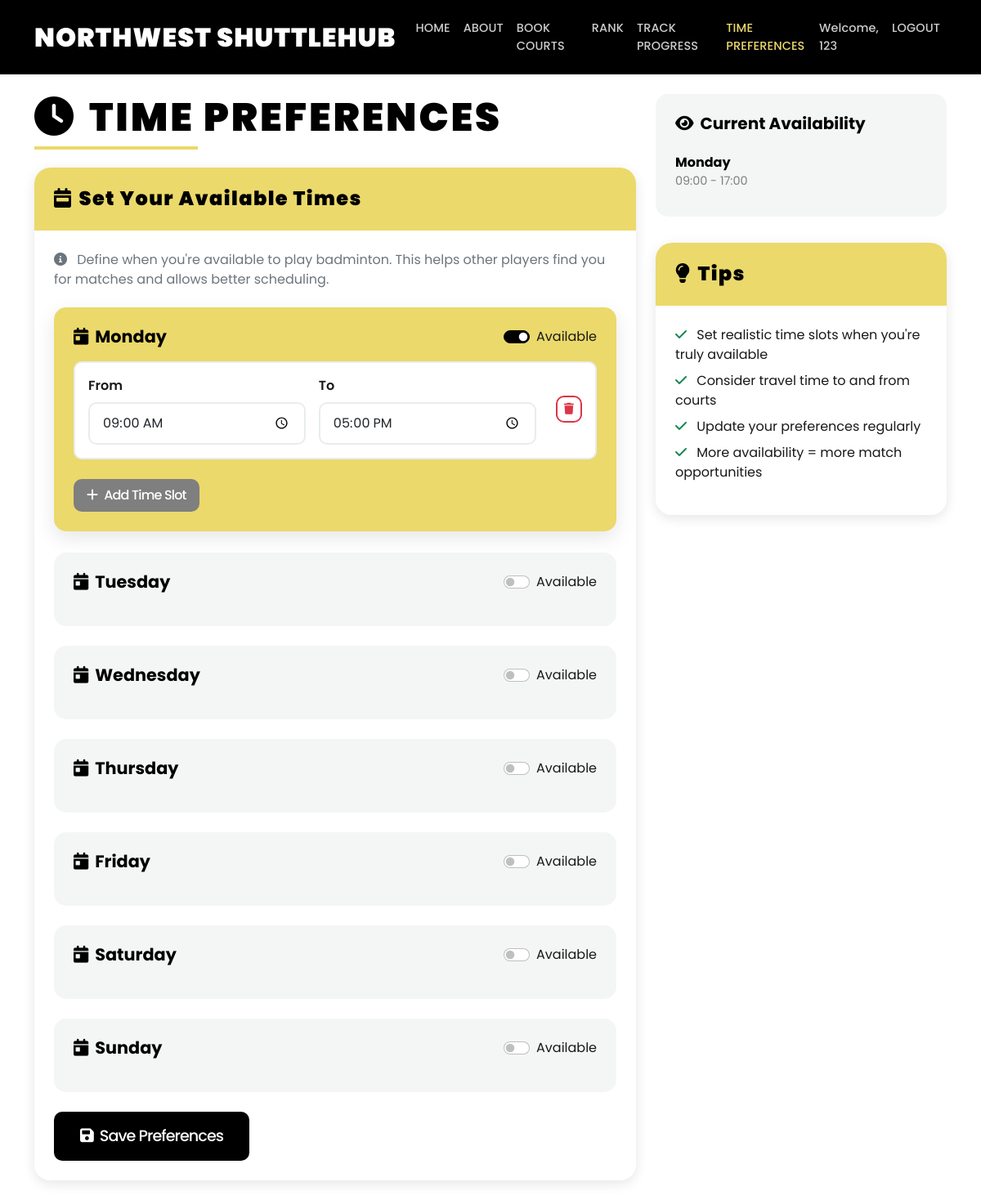
/time-preferences (signed in), run on the app's committed database.
### tables this page shows
CREATE TABLE users (
                id INTEGER PRIMARY KEY AUTOINCREMENT,
                username TEXT UNIQUE NOT NULL,
                email TEXT UNIQUE NOT NULL,
                password_hash TEXT NOT NULL,
                level TEXT NOT NULL,
                created_at TIMESTAMP DEFAULT CURRENT_TIMESTAMP
            );

CREATE TABLE user_preferences (
                id INTEGER PRIMARY KEY AUTOINCREMENT,
                user_id INTEGER NOT NULL,
                day_of_week TEXT NOT NULL,
                start_time TEXT NOT NULL,
                end_time TEXT NOT NULL,
                is_available BOOLEAN DEFAULT 1,
                created_at TIMESTAMP DEFAULT CURRENT_TIMESTAMP,
                FOREIGN KEY (user_id) REFERENCES users (id),
                UNIQUE(user_id, day_of_week, start_time)
            );

### app.py (the view, shortened to what this page needs)
@app.route('/time-preferences', methods=['GET', 'POST'])
def time_preferences():
    if not g.user:
        return redirect(url_for('login'))
    db = get_db()
    preferences = db.execute('''
        SELECT day_of_week, start_time, end_time, is_available
        FROM user_preferences
        WHERE user_id = ?
        ORDER BY
            CASE day_of_week
                WHEN 'Monday' THEN 1
                WHEN 'Tuesday' THEN 2
                WHEN 'Wednesday' THEN 3
                WHEN 'Thursday' THEN 4
                WHEN 'Friday' THEN 5
                WHEN 'Saturday' THEN 6
                WHEN 'Sunday' THEN 7
            END, start_time
    ''', (g.user['id'],)).fetchall()
    prefs_by_day = {}
    for pref in preferences:
        day = pref['day_of_week']
        if day not in prefs_by_day:
            prefs_by_day[day] = []
        prefs_by_day[day].append({
            'start_time': pref['start_time'],
            'end_time': pref['end_time'],
            'is_available': pref['is_available']
        })
    return render_template('time_preferences.html', preferences=prefs_by_day)

### app.py (called while the page is built)
def get_db():
    db = getattr(g, '_database', None)
    if db is None:
        db = g._database = sqlite3.connect(DATABASE)
        db.row_factory = sqlite3.Row  # 让结果支持 dict-like 访问
    return db

@app.teardown_appcontext
def close_connection(exception):
    db = getattr(g, '_database', None)
    if db:
        db.close()

@app.before_request
def load_logged_in_user():
    user_id = session.get('user_id')
    if user_id is None:
        g.user = None
    else:
        g.user = get_db().execute(
            'SELECT * FROM users WHERE id = ?', (user_id,)
        ).fetchone()

### templates/time_preferences.html (shortened to what this page needs)
<!DOCTYPE html>
<html lang="en">
<head>
    <link href="https://cdn.jsdelivr.net/npm/bootstrap@5.1.3/dist/css/bootstrap.min.css" rel="stylesheet">
    <link href="https://cdnjs.cloudflare.com/ajax/libs/font-awesome/6.0.0/css/all.min.css" rel="stylesheet">
</head>
<body>
    <nav class="navbar navbar-expand-lg navbar-dark">
        <div class="container">
            <a class="navbar-brand" href="{{ url_for('home') }}">NORTHWEST SHUTTLEHUB</a>
            <div class="collapse navbar-collapse" id="navbarNav">
                <ul class="navbar-nav me-auto">
                    <li class="nav-item">
                        <a class="nav-link" href="{{ url_for('home') }}">HOME</a>
                    </li>
                    <li class="nav-item">
                        <a class="nav-link" href="{{ url_for('about') }}">ABOUT</a>
                    </li>
                    <li class="nav-item">
                        <a class="nav-link" href="{{ url_for('book_courts') }}">BOOK COURTS</a>
                    </li>
                    <li class="nav-item">
                        <a class="nav-link" href="{{ url_for('rank') }}">RANK</a>
                    </li>
                    <li class="nav-item">
                        <a class="nav-link" href="{{ url_for('track_progress') }}">TRACK PROGRESS</a>
                    </li>
                    <li class="nav-item">
                        <a class="nav-link active" href="{{ url_for('time_preferences') }}">TIME PREFERENCES</a>
                    </li>
                </ul>
                <ul class="navbar-nav">
                    {% if g.user %}
                    <li class="nav-item">
                        <span class="nav-link">Welcome, {{ g.user['username'] }}</span>
                    </li>
                    <li class="nav-item">
                        <a class="nav-link" href="{{ url_for('logout') }}">LOGOUT</a>
                    </li>
                    {% endif %}
                </ul>
            </div>
        </div>
    </nav>
    <div class="container mt-4">
        <div class="row">
            <div class="col-lg-8">
                <h1 class="page-title">
                    <i class="fas fa-clock me-3"></i>TIME PREFERENCES
                </h1>
                <div class="card">
                    <div class="card-header">
                        <h5><i class="fas fa-calendar-week me-2"></i>Set Your Available Times</h5>
                    </div>
                    <div class="card-body">
                        <p class="text-muted mb-4">
                            <i class="fas fa-info-circle me-2"></i>
                            Define when you're available to play badminton. This helps other players find you for matches and allows better scheduling.
                        </p>
                        <form method="POST" id="preferencesForm">
                            {% set days_of_week = ['Monday', 'Tuesday', 'Wednesday', 'Thursday', 'Friday', 'Saturday', 'Sunday'] %}
                            {% for day in days_of_week %}
                            <div class="day-section" id="{{ day.lower() }}Section">
                                <div class="day-header">
                                    <h4 class="day-title">
                                        <i class="fas fa-calendar-day me-2"></i>{{ day }}
                                    </h4>
                                    <div class="form-check form-switch">
                                        <input class="form-check-input" type="checkbox"
                                               id="{{ day.lower() }}_enabled"
                                               name="{{ day.lower() }}_enabled"
                                               onchange="toggleDay('{{ day.lower() }}')"
                                               {% if preferences.get(day) %}checked{% endif %}>
                                        <label class="form-check-label" for="{{ day.lower() }}_enabled">
                                            Available
                                        </label>
                                    </div>
                                </div>
                                <div id="{{ day.lower() }}Times" class="time-slots"
                                     style="{% if not preferences.get(day) %}display: none;{% endif %}">
                                    {% if preferences.get(day) %}
                                        {% for pref in preferences[day] %}
                                        <div class="time-slot">
                                            <div class="time-inputs">
                                                <div class="flex-fill">
                                                    <label class="form-label">From</label>
                                                    <input type="time" class="form-control"
                                                           name="{{ day.lower() }}_start_time[]"
                                                           value="{{ pref.start_time }}" required>
                                                </div>
                                                <div class="flex-fill">
                                                    <label class="form-label">To</label>
                                                    <input type="time" class="form-control"
                                                           name="{{ day.lower() }}_end_time[]"
                                                           value="{{ pref.end_time }}" required>
                                                </div>
                                                <div>
                                                    <label class="form-label">&nbsp;</label>
                                                    <button type="button" class="btn btn-outline-danger btn-sm"
                                                            onclick="removeTimeSlot(this)">
                                                        <i class="fas fa-trash"></i>
                                                    </button>
                                                </div>
                                            </div>
                                        </div>
                                        {% endfor %}
                                    {% endif %}
                                    <button type="button" class="btn btn-secondary btn-sm mt-2"
                                            onclick="addTimeSlot('{{ day.lower() }}')">
                                        <i class="fas fa-plus me-2"></i>Add Time Slot
                                    </button>
                                </div>
                            </div>
                            {% endfor %}
                            <div class="d-flex gap-3 mt-4">
                                <button type="submit" class="btn btn-primary">
                                    <i class="fas fa-save me-2"></i>Save Preferences
                                </button>
                            </div>
                        </form>
                    </div>
                </div>
            </div>
            <div class="col-lg-4">
                <div class="availability-summary">
                    <h5><i class="fas fa-eye me-2"></i>Current Availability</h5>
                    <div id="availabilitySummary">
                        {% if preferences %}
                            {% for day, times in preferences.items() %}
                            <div class="summary-day">
                                <strong>{{ day }}</strong>
                                <div class="summary-times">
                                    {% for time in times %}
                                        {{ time.start_time }} - {{ time.end_time }}{% if not loop.last %}, {% endif %}
                                    {% endfor %}
                                </div>
                            </div>
                            {% endfor %}
                        {% else %}
                            <p class="text-muted"><i class="fas fa-calendar-times me-2"></i>No availability set yet</p>
                        {% endif %}
                    </div>
                </div>
                <div class="card">
                    <div class="card-header">
                        <h5><i class="fas fa-lightbulb me-2"></i>Tips</h5>
                    </div>
                    <div class="card-body">
                        <ul class="list-unstyled">
                            <li class="mb-2">
                                <i class="fas fa-check text-success me-2"></i>
                                Set realistic time slots when you're truly available
                            </li>
                            <li class="mb-2">
                                <i class="fas fa-check text-success me-2"></i>
                                Consider travel time to and from courts
                            </li>
                            <li class="mb-2">
                                <i class="fas fa-check text-success me-2"></i>
                                Update your preferences regularly
                            </li>
                            <li class="mb-2">
                                <i class="fas fa-check text-success me-2"></i>
                                More availability = more match opportunities
                            </li>
                        </ul>
                    </div>
                </div>
            </div>
        </div>
    </div>
</body>
</html>

### templates/time_preferences.html (style rules this page uses)
:root { --primary-color: #EBD96B; --secondary-color: #000000; --light-bg: #FFFFFF; --dark-text: #191919; --gray-text: #7F7F7F; --light-gray: #F4F6F5; }
body { font-family: 'Poppins', sans-serif; background-color: var(--light-bg); color: var(--dark-text); }
.navbar { background-color: var(--secondary-color); padding: 1rem 0; }
.navbar-brand { color: var(--light-bg) !important; font-size: 2rem; font-weight: 900; letter-spacing: 0.03em; }
.nav-link { color: rgba(255, 255, 255, 0.8) !important; transition: color 0.3s ease; font-weight: 500; font-size: 0.9rem; letter-spacing: 0.01em; }
.nav-link.active { color: var(--primary-color) !important; }
.page-title { font-weight: 900; font-size: 3rem; color: var(--secondary-color); letter-spacing: 0.06em; margin-bottom: 2rem; position: relative; }
.page-title::after { content: ''; position: absolute; bottom: -10px; left: 0; width: 200px; height: 4px; background: var(--primary-color); }
.form-control { border-radius: 10px; border: 2px solid #e9ecef; font-family: 'Poppins', sans-serif; font-weight: 400; font-size: 1rem; padding: 0.75rem 1rem; }
.form-label { font-weight: 600; color: var(--dark-text); margin-bottom: 0.5rem; }
.card { border: none; border-radius: 20px; box-shadow: 0 4px 15px rgba(0,0,0,0.1); margin-bottom: 1.5rem; }
.card-header { background-color: var(--primary-color); border-radius: 20px 20px 0 0 !important; border: none; padding: 1.5rem; }
.card-header h5 { font-weight: 900; color: var(--secondary-color); margin: 0; font-size: 1.5rem; letter-spacing: 0.06em; }
.card-body { padding: 1.5rem; background-color: var(--light-bg); border-radius: 0 0 20px 20px; }
.btn-primary { background-color: var(--secondary-color); border: none; padding: 1rem 2rem; border-radius: 10px; font-weight: 500; font-size: 1.2rem; letter-spacing: -0.05em; color: var(--light-bg); }
.btn-secondary { background-color: var(--gray-text); border: none; padding: 0.5rem 1rem; border-radius: 10px; font-weight: 500; font-size: 1rem; letter-spacing: -0.05em; color: var(--light-bg); }
.btn-outline-danger { border: 2px solid #dc3545; color: #dc3545; border-radius: 10px; font-weight: 500; }
.day-section { background-color: var(--light-gray); border-radius: 15px; padding: 1.5rem; margin-bottom: 1.5rem; transition: all 0.3s ease; }
.day-section.active { background-color: var(--primary-color); transform: translateY(-2px); box-shadow: 0 8px 25px rgba(0, 0, 0, 0.1); }
.day-header { display: flex; justify-content: space-between; align-items: center; margin-bottom: 1rem; }
.day-title { font-weight: 700; font-size: 1.3rem; color: var(--secondary-color); margin: 0; }
.time-slot { background-color: var(--light-bg); border-radius: 10px; padding: 1rem; margin-bottom: 1rem; border: 2px solid #e9ecef; transition: all 0.3s ease; }
.time-inputs { display: flex; gap: 1rem; align-items: center; }
.time-inputs input { flex: 1; }
.form-check-input:checked { background-color: var(--secondary-color); border-color: var(--secondary-color); }
.availability-summary { background-color: var(--light-gray); border-radius: 15px; padding: 1.5rem; margin-bottom: 2rem; }
.availability-summary h5 { color: var(--secondary-color); font-weight: 700; margin-bottom: 1rem; }
.summary-day { padding: 0.5rem 0; border-bottom: 1px solid #e9ecef; }
.summary-day:last-child { border-bottom: none; }
.summary-day strong { color: var(--secondary-color); }
.summary-times { color: var(--gray-text); font-size: 0.9rem; }

### data on the page
users: user.username "123"
user_preferences: start_time "09:00", end_time "17:00", day_of_week "Monday"

### other printed values
{{ day }} "Monday" "Tuesday" "Wednesday" "Thursday" "Friday" "Saturday" "Sunday"
